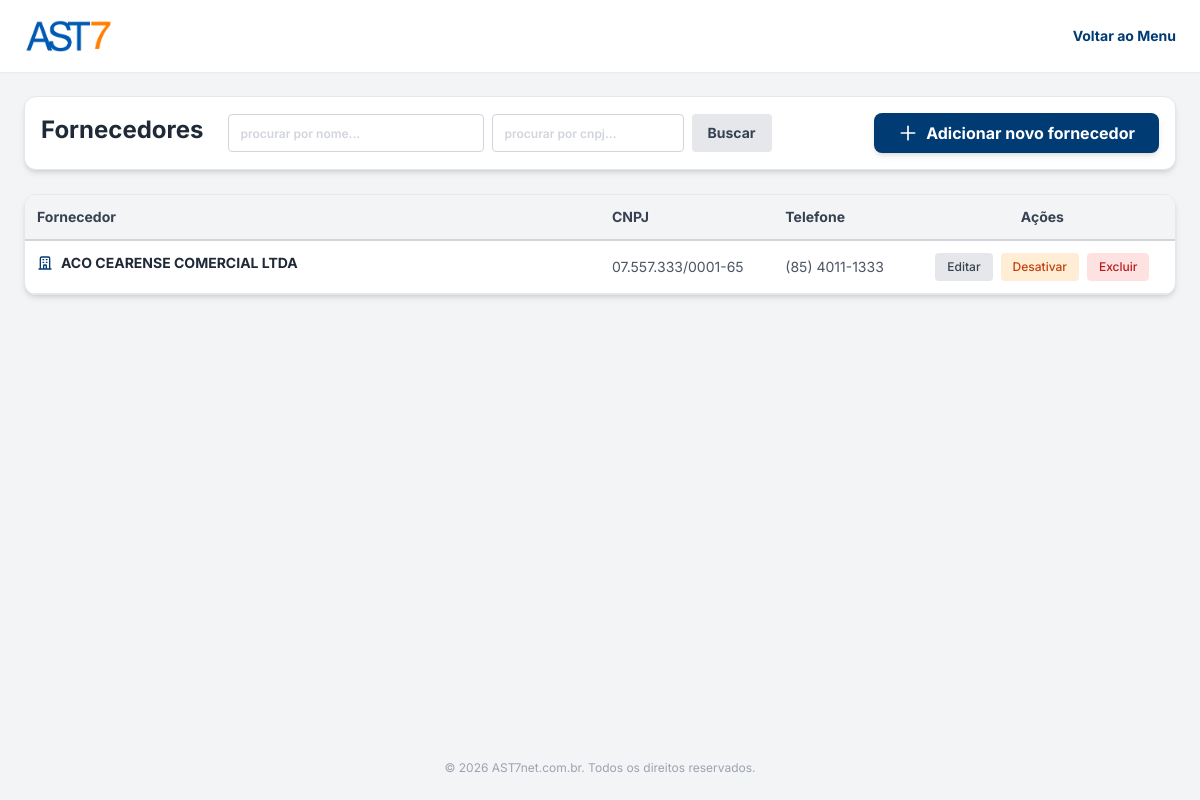
/fornecedores.php (signed in), run on an earlier commit of the app's database.
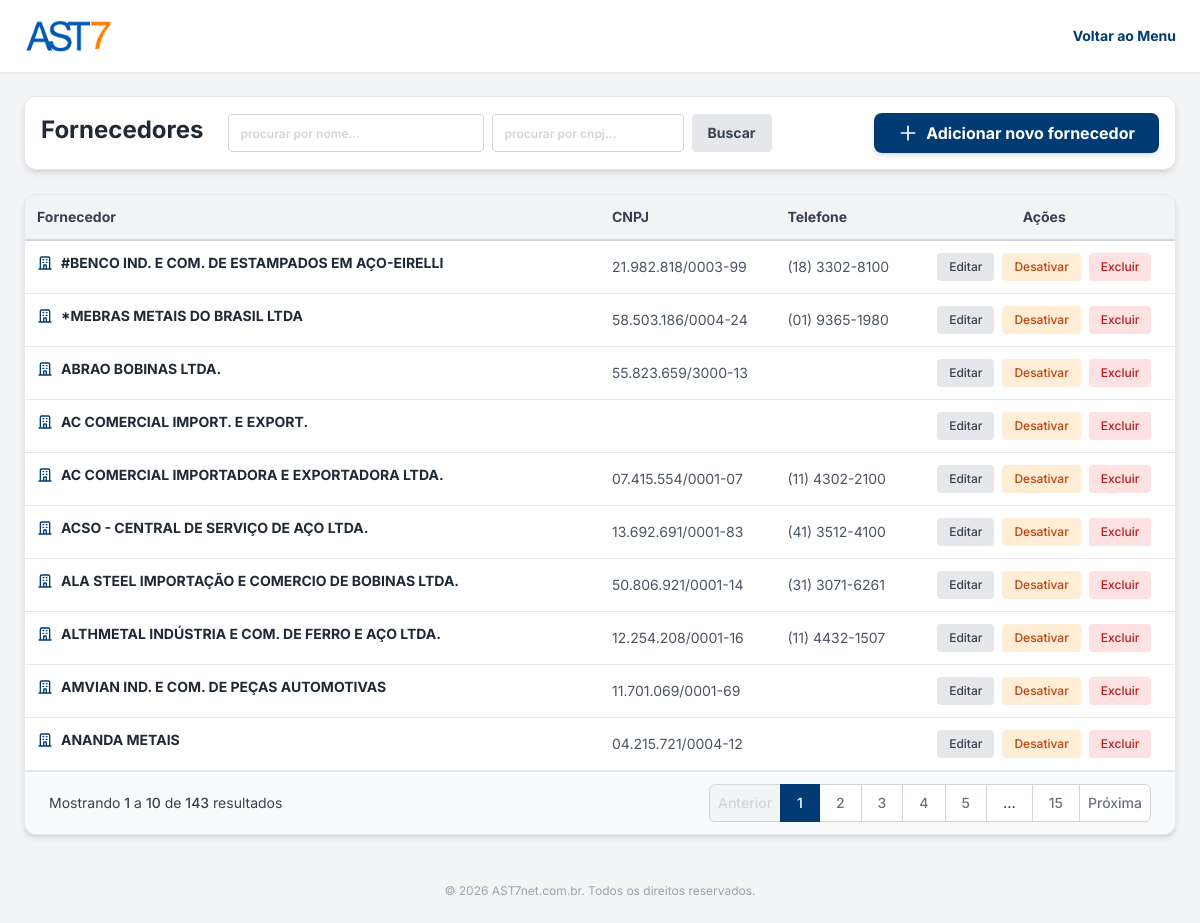
And on a later commit of the database.
### tables this page shows
CREATE TABLE fornecedores (
                id INTEGER PRIMARY KEY AUTOINCREMENT,
                razao_social TEXT NOT NULL,
                cep TEXT,
                endereco TEXT,
                numero TEXT,
                bairro TEXT,
                cidade TEXT,
                uf TEXT,
                cnpj TEXT,
                ie TEXT,
                telefone TEXT,
                contato_nome TEXT,
                celular TEXT,
                email TEXT,
                whatsapp TEXT,
                email_danfe TEXT,
                observacao TEXT,
                ativo INTEGER DEFAULT 1,
                created_at DATETIME DEFAULT CURRENT_TIMESTAMP
            );

### fornecedores.php (the view, shortened to what the changed rows need)
<?php
function formatarCnpj($cnpj) {
    if (empty($cnpj)) return '';
    $cnpj = preg_replace('/[^0-9]/', '', $cnpj);
    if (strlen($cnpj) === 14) {
        return preg_replace('/(\d{2})(\d{3})(\d{3})(\d{4})(\d{2})/', '$1.$2.$3/$4-$5', $cnpj);
    }
    return $cnpj;
}
function formatarTelefone($telefone) {
    if (empty($telefone)) return '';
    $tel = preg_replace('/[^0-9]/', '', $telefone);
    $len = strlen($tel);
    if ($len === 10) {
        return preg_replace('/(\d{2})(\d{4})(\d{4})/', '($1) $2-$3', $tel);
    } elseif ($len === 11) {
        return preg_replace('/(\d{2})(\d{5})(\d{4})/', '($1) $2-$3', $tel);
    }
    return $telefone;
}
$pdo = Database::getInstance();
$busca = isset($_GET['busca']) ? trim($_GET['busca']) : '';
$busca_cnpj = isset($_GET['busca_cnpj']) ? trim($_GET['busca_cnpj']) : '';
$pagina_atual = isset($_GET['page']) && is_numeric($_GET['page']) ? (int)$_GET['page'] : 1;
$limite = 10;
$offset = ($pagina_atual - 1) * $limite;
$sql_where = " WHERE 1=1";
$params = [];
$stmtCount = $pdo->prepare("SELECT COUNT(*) FROM fornecedores" . $sql_where);
$stmtCount->execute($params);
$total_registros = $stmtCount->fetchColumn();
$total_paginas = ceil($total_registros / $limite);
$sql = "SELECT * FROM fornecedores" . $sql_where . " ORDER BY razao_social ASC LIMIT $limite OFFSET $offset";
$stmt = $pdo->prepare($sql);
$stmt->execute($params);
$fornecedores = $stmt->fetchAll();
if (!function_exists('urlPagina')) {
    function urlPagina($num) {
        $q = [];
        $q['page'] = $num;
        return 'fornecedores.php?' . http_build_query($q);
    }
}
?>
<!DOCTYPE html>
<html lang="pt-BR">
<head>
    <script src="https://cdn.tailwindcss.com"></script>
</head>
<body class="bg-bg-main min-h-screen flex flex-col font-sans text-text-main text-base">
    <main class="flex-grow p-4 md:p-6 max-w-[1400px] mx-auto w-full">
        <div class="bg-white p-4 rounded-xl shadow-md border border-gray-200 mb-6 flex flex-col md:flex-row justify-between items-center gap-4">
            <div class="flex gap-2 w-full md:w-auto">
                <h1 class="text-2xl font-bold text-gray-800 hidden md:block mr-4">Fornecedores</h1>
            </div>
        </div>
        <div class="bg-white rounded-xl shadow-md border border-gray-200 overflow-hidden">
            <div class="overflow-x-auto">
                <table class="w-full text-left border-collapse text-sm">
                    <thead>
                        <tr class="border-b-2 border-gray-300 text-gray-700 bg-gray-100">
                            <th class="py-3 px-3 font-bold w-1/2">Fornecedor</th>
                            <th class="py-3 px-3 font-bold">CNPJ</th>
                            <th class="py-3 px-3 font-bold">Telefone</th>
                            <th class="py-3 px-3 font-bold text-center">Ações</th>
                        </tr>
                    </thead>
                    <tbody>
                        <?php foreach($fornecedores as $f): ?>
                        <tr class="border-b border-gray-200 hover:bg-blue-50 transition-colors <?= $f['ativo'] == 0 ? 'opacity-60 bg-gray-100' : '' ?>">
                            <td class="py-3 px-3 font-bold text-gray-800 flex items-center gap-2">
                                <svg class="w-4 h-4 text-brand-blue" fill="none" stroke="currentColor" viewBox="0 0 24 24"><path stroke-linecap="round" stroke-linejoin="round" stroke-width="2" d="M19 21V5a2 2 0 00-2-2H7a2 2 0 00-2 2v16m14 0h2m-2 0h-5m-9 0H3m2 0h5M9 7h1m-1 4h1m4-4h1m-1 4h1m-5 10v-5a1 1 0 011-1h2a1 1 0 011 1v5m-4 0h4"></path></svg>
                                <?= htmlspecialchars($f['razao_social']) ?>
                            </td>
                            <td class="py-3 px-3 text-gray-600"><?= formatarCnpj($f['cnpj']) ?></td>
                            <td class="py-3 px-3 text-gray-600"><?= formatarTelefone($f['telefone']) ?></td>
                            <td class="py-3 px-3">
                                <div class="flex items-center justify-center gap-2">
                                    <a href="fornecedores.php?edit=<?= $f['id'] ?>" class="bg-gray-200 text-gray-700 hover:bg-gray-300 px-3 py-1.5 rounded transition-colors text-xs font-medium">Editar</a>
                                    <a href="fornecedores.php?toggle=<?= $f['id'] ?>" class="<?= $f['ativo'] ? 'bg-orange-100 text-orange-700 hover:bg-orange-200' : 'bg-green-100 text-green-700 hover:bg-green-200' ?> px-3 py-1.5 rounded transition-colors text-xs font-medium">
                                        <?= $f['ativo'] ? 'Desativar' : 'Ativar' ?>
                                    </a>
                                    <a href="fornecedores.php?delete=<?= $f['id'] ?>" onclick="return confirm('Tem certeza que deseja EXCLUIR este fornecedor? Essa ação não pode ser desfeita.')" class="bg-red-100 text-red-700 hover:bg-red-200 px-3 py-1.5 rounded transition-colors text-xs font-medium">Excluir</a>
                                </div>
                            </td>
                        </tr>
                        <?php endforeach; ?>
                    </tbody>
                </table>
            </div>
            <?php if($total_paginas > 1): ?>
            <div class="bg-gray-50 px-4 py-3 border-t border-gray-200 flex flex-col md:flex-row items-center justify-between gap-4 sm:px-6">
                <div class="w-full md:w-auto text-center md:text-left">
                    <p class="text-sm text-gray-700">
                        Mostrando <span class="font-medium"><?= $offset + 1 ?></span> a <span class="font-medium"><?= min($offset + $limite, $total_registros) ?></span> de <span class="font-medium"><?= $total_registros ?></span> resultados
                    </p>
                </div>
                <div class="w-full md:w-auto overflow-x-auto">
                    <nav class="relative z-0 inline-flex rounded-md shadow-sm -space-x-px">
                        <a href="<?= $pagina_atual > 1 ? urlPagina($pagina_atual - 1) : '#' ?>" class="<?= $pagina_atual > 1 ? 'bg-white text-gray-500 hover:bg-gray-50' : 'bg-gray-100 text-gray-300 cursor-not-allowed' ?> relative inline-flex items-center px-2 py-2 rounded-l-md border border-gray-300 text-sm font-medium">Anterior</a>
                        <?php
                        $adjacents = 2;
                        $start = $pagina_atual - $adjacents;
                        $end = $pagina_atual + $adjacents;
                        if ($start < 1) { $end += abs($start) + 1; $start = 1; }
                        ?>
                        <?php for($i = $start; $i <= $end; $i++): ?>
                            <a href="<?= urlPagina($i) ?>" class="<?= $i == $pagina_atual ? 'bg-brand-blue text-white border-brand-blue z-10' : 'bg-white text-gray-500 hover:bg-gray-50 border-gray-300' ?> relative inline-flex items-center px-4 py-2 border text-sm font-medium"><?= $i ?></a>
                        <?php endfor; ?>
                        <?php if($end < $total_paginas): ?>
                            <?php if($end < $total_paginas - 1): ?><span class="relative inline-flex items-center px-4 py-2 border border-gray-300 bg-white text-sm font-medium text-gray-700">...</span><?php endif; ?>
                            <a href="<?= urlPagina($total_paginas) ?>" class="<?= $total_paginas == $pagina_atual ? 'bg-brand-blue text-white border-brand-blue z-10' : 'bg-white text-gray-500 hover:bg-gray-50 border-gray-300' ?> relative inline-flex items-center px-4 py-2 border text-sm font-medium"><?= $total_paginas ?></a>
                        <?php endif; ?>
                        <a href="<?= $pagina_atual < $total_paginas ? urlPagina($pagina_atual + 1) : '#' ?>" class="<?= $pagina_atual < $total_paginas ? 'bg-white text-gray-500 hover:bg-gray-50' : 'bg-gray-100 text-gray-300 cursor-not-allowed' ?> relative inline-flex items-center px-2 py-2 rounded-r-md border border-gray-300 text-sm font-medium">Próxima</a>
                    </nav>
                </div>
            </div>
            <?php endif; ?>
        </div>
    </main>
</body>
</html>

What changed in the data, as far as the page shows it:
removed fornecedores: razao_social "ACO CEARENSE COMERCIAL LTDA", cnpj "07.557.333/0001-65", telefone "(85) 4011-1333", ativo "Desativar"
added fornecedores: razao_social "#BENCO IND. E COM. DE ESTAMPADOS EM AÇO-EIRELLI", cnpj "21.982.818/0003-99", telefone "(18) 3302-8100", ativo "Desativar"
added fornecedores: razao_social "*MEBRAS METAIS DO BRASIL LTDA", cnpj "58.503.186/0004-24", telefone "(01) 9365-1980", ativo "Desativar"
added fornecedores: razao_social "ABRAO BOBINAS LTDA.", cnpj "55.823.659/3000-13", ativo "Desativar"
added fornecedores: razao_social "AC COMERCIAL IMPORT. E EXPORT.", ativo "Desativar"
added fornecedores: razao_social "AC COMERCIAL IMPORTADORA E EXPORTADORA LTDA.", cnpj "07.415.554/0001-07", telefone "(11) 4302-2100", ativo "Desativar"
added fornecedores: razao_social "ACSO - CENTRAL DE SERVIÇO DE AÇO LTDA.", cnpj "13.692.691/0001-83", telefone "(41) 3512-4100", ativo "Desativar"
added fornecedores: razao_social "ALA STEEL IMPORTAÇÃO E COMERCIO DE BOBINAS LTDA.", cnpj "50.806.921/0001-14", telefone "(31) 3071-6261", ativo "Desativar"
added fornecedores: razao_social "ALTHMETAL INDÚSTRIA E COM. DE FERRO E AÇO LTDA.", cnpj "12.254.208/0001-16", telefone "(11) 4432-1507", ativo "Desativar"
added fornecedores: razao_social "AMVIAN IND. E COM. DE PEÇAS AUTOMOTIVAS", cnpj "11.701.069/0001-69", ativo "Desativar"
added fornecedores: razao_social "ANANDA METAIS", cnpj "04.215.721/0004-12", ativo "Desativar"
Also different on the page:
$offset + 1: (not shown) → "1"
min($offset + $limite, $total_registros): (not shown) → "10"
$total_registros: (not shown) → "143"
$total_paginas: (not shown) → "15"
text now shown: "Mostrando a de resultados Anterior ... Próxima"
new list line: "1"
new list line: "2"
new list line: "3"
new list line: "4"
new list line: "5"
